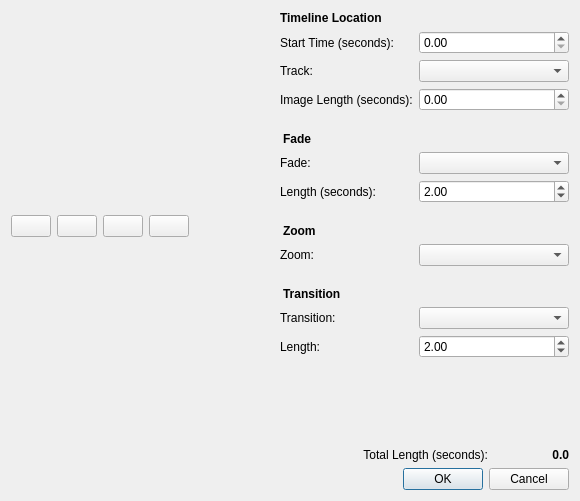
<?xml version="1.0" encoding="UTF-8"?>
<ui version="4.0">
 <class>Dialog</class>
 <widget class="QDialog" name="Dialog">
  <property name="geometry">
   <rect>
    <x>0</x>
    <y>0</y>
    <width>580</width>
    <height>501</height>
   </rect>
  </property>
  <property name="windowTitle">
   <string>Add To Timeline</string>
  </property>
  <property name="windowIcon">
   <iconset>
    <normaloff>../../images/openshot.png</normaloff>../../images/openshot.png</iconset>
  </property>
  <property name="locale">
   <locale language="English" country="UnitedStates"/>
  </property>
  <layout class="QHBoxLayout" name="horizontalLayout">
   <item>
    <layout class="QVBoxLayout" name="vbox_parent">
     <item>
      <layout class="QVBoxLayout" name="verticalLayout">
       <item>
        <layout class="QHBoxLayout" name="horizontalLayout_2">
         <item>
          <layout class="QVBoxLayout" name="vboxTreeParent">
           <item>
            <layout class="QHBoxLayout" name="horizontalLayout_6">
             <item>
              <widget class="QPushButton" name="btnMoveUp">
               <property name="toolTip">
                <string>Move Up</string>
               </property>
               <property name="text">
                <string/>
               </property>
               <property name="icon">
                <iconset theme="go-up">
                 <normaloff/>
                </iconset>
               </property>
              </widget>
             </item>
             <item>
              <widget class="QPushButton" name="btnMoveDown">
               <property name="toolTip">
                <string>Move Down</string>
               </property>
               <property name="text">
                <string/>
               </property>
               <property name="icon">
                <iconset theme="go-down">
                 <normaloff/>
                </iconset>
               </property>
              </widget>
             </item>
             <item>
              <widget class="QPushButton" name="btnShuffle">
               <property name="toolTip">
                <string>Shuffle</string>
               </property>
               <property name="text">
                <string/>
               </property>
               <property name="icon">
                <iconset theme="view-refresh">
                 <normaloff/>
                </iconset>
               </property>
              </widget>
             </item>
             <item>
              <widget class="QPushButton" name="btnRemove">
               <property name="toolTip">
                <string>Remove</string>
               </property>
               <property name="text">
                <string/>
               </property>
               <property name="icon">
                <iconset theme="list-remove">
                 <normaloff/>
                </iconset>
               </property>
              </widget>
             </item>
             <item>
              <spacer name="horizontalSpacer">
               <property name="orientation">
                <enum>Qt::Horizontal</enum>
               </property>
               <property name="sizeHint" stdset="0">
                <size>
                 <width>40</width>
                 <height>20</height>
                </size>
               </property>
              </spacer>
             </item>
            </layout>
           </item>
          </layout>
         </item>
         <item>
          <layout class="QVBoxLayout" name="vbox_properties">
           <item>
            <widget class="QLabel" name="lblTimelineLocation">
             <property name="styleSheet">
              <string notr="true">font-weight: bold</string>
             </property>
             <property name="text">
              <string>Timeline Location</string>
             </property>
             <property name="margin">
              <number>0</number>
             </property>
            </widget>
           </item>
           <item>
            <layout class="QHBoxLayout" name="horizontalLayout_4">
             <item>
              <widget class="QLabel" name="lblStartTime">
               <property name="minimumSize">
                <size>
                 <width>100</width>
                 <height>0</height>
                </size>
               </property>
               <property name="styleSheet">
                <string notr="true"/>
               </property>
               <property name="text">
                <string>Start Time (seconds):</string>
               </property>
              </widget>
             </item>
             <item>
              <widget class="QDoubleSpinBox" name="txtStartTime">
               <property name="sizePolicy">
                <sizepolicy hsizetype="Preferred" vsizetype="Fixed">
                 <horstretch>0</horstretch>
                 <verstretch>0</verstretch>
                </sizepolicy>
               </property>
               <property name="minimumSize">
                <size>
                 <width>150</width>
                 <height>0</height>
                </size>
               </property>
               <property name="maximum">
                <double>999999999.000000000000000</double>
               </property>
              </widget>
             </item>
            </layout>
           </item>
           <item>
            <layout class="QHBoxLayout" name="horizontalLayout_3">
             <item>
              <widget class="QLabel" name="lblTrack">
               <property name="minimumSize">
                <size>
                 <width>100</width>
                 <height>0</height>
                </size>
               </property>
               <property name="styleSheet">
                <string notr="true"/>
               </property>
               <property name="text">
                <string>Track:</string>
               </property>
              </widget>
             </item>
             <item>
              <widget class="QComboBox" name="cmbTrack">
               <property name="minimumSize">
                <size>
                 <width>150</width>
                 <height>0</height>
                </size>
               </property>
              </widget>
             </item>
            </layout>
           </item>
           <item>
            <layout class="QHBoxLayout" name="horizontalLayout_11">
             <property name="topMargin">
              <number>0</number>
             </property>
             <item>
              <widget class="QLabel" name="label_3">
               <property name="minimumSize">
                <size>
                 <width>100</width>
                 <height>0</height>
                </size>
               </property>
               <property name="text">
                <string>Image Length (seconds):</string>
               </property>
              </widget>
             </item>
             <item>
              <widget class="QDoubleSpinBox" name="txtImageLength">
               <property name="sizePolicy">
                <sizepolicy hsizetype="Preferred" vsizetype="Fixed">
                 <horstretch>0</horstretch>
                 <verstretch>0</verstretch>
                </sizepolicy>
               </property>
               <property name="minimumSize">
                <size>
                 <width>150</width>
                 <height>0</height>
                </size>
               </property>
               <property name="maximum">
                <double>999999999.000000000000000</double>
               </property>
              </widget>
             </item>
            </layout>
           </item>
           <item>
            <widget class="QLabel" name="lblFade">
             <property name="styleSheet">
              <string notr="true">font-weight: bold; margin-top: 15px;</string>
             </property>
             <property name="text">
              <string>Fade</string>
             </property>
             <property name="margin">
              <number>0</number>
             </property>
            </widget>
           </item>
           <item>
            <layout class="QHBoxLayout" name="horizontalLayout_5">
             <item>
              <widget class="QLabel" name="lblFade1">
               <property name="styleSheet">
                <string notr="true"/>
               </property>
               <property name="text">
                <string>Fade:</string>
               </property>
              </widget>
             </item>
             <item>
              <widget class="QComboBox" name="cmbFade">
               <property name="minimumSize">
                <size>
                 <width>150</width>
                 <height>0</height>
                </size>
               </property>
              </widget>
             </item>
            </layout>
           </item>
           <item>
            <layout class="QHBoxLayout" name="horizontalLayout_8">
             <item>
              <widget class="QLabel" name="lblFadeLength">
               <property name="styleSheet">
                <string notr="true"/>
               </property>
               <property name="text">
                <string>Length (seconds):</string>
               </property>
              </widget>
             </item>
             <item>
              <widget class="QDoubleSpinBox" name="txtFadeLength">
               <property name="minimumSize">
                <size>
                 <width>150</width>
                 <height>0</height>
                </size>
               </property>
               <property name="maximum">
                <double>999999999.000000000000000</double>
               </property>
               <property name="value">
                <double>2.000000000000000</double>
               </property>
              </widget>
             </item>
            </layout>
           </item>
           <item>
            <widget class="QLabel" name="label">
             <property name="styleSheet">
              <string notr="true">font-weight: bold; margin-top: 15px;</string>
             </property>
             <property name="text">
              <string>Zoom</string>
             </property>
            </widget>
           </item>
           <item>
            <layout class="QHBoxLayout" name="horizontalLayout_7">
             <property name="topMargin">
              <number>0</number>
             </property>
             <item>
              <widget class="QLabel" name="label_2">
               <property name="text">
                <string>Zoom:</string>
               </property>
              </widget>
             </item>
             <item>
              <widget class="QComboBox" name="cmbZoom">
               <property name="minimumSize">
                <size>
                 <width>150</width>
                 <height>0</height>
                </size>
               </property>
              </widget>
             </item>
            </layout>
           </item>
           <item>
            <widget class="QLabel" name="lblTransition">
             <property name="styleSheet">
              <string notr="true">font-weight: bold; margin-top: 15px;</string>
             </property>
             <property name="text">
              <string>Transition</string>
             </property>
             <property name="margin">
              <number>0</number>
             </property>
            </widget>
           </item>
           <item>
            <layout class="QHBoxLayout" name="horizontalLayout_9">
             <item>
              <widget class="QLabel" name="lblTransition1">
               <property name="styleSheet">
                <string notr="true"/>
               </property>
               <property name="text">
                <string>Transition:</string>
               </property>
              </widget>
             </item>
             <item>
              <widget class="QComboBox" name="cmbTransition">
               <property name="minimumSize">
                <size>
                 <width>150</width>
                 <height>0</height>
                </size>
               </property>
               <property name="maximumSize">
                <size>
                 <width>150</width>
                 <height>16777215</height>
                </size>
               </property>
              </widget>
             </item>
            </layout>
           </item>
           <item>
            <layout class="QHBoxLayout" name="horizontalLayout_10">
             <item>
              <widget class="QLabel" name="lblTransitionLength">
               <property name="styleSheet">
                <string notr="true"/>
               </property>
               <property name="text">
                <string>Length:</string>
               </property>
              </widget>
             </item>
             <item>
              <widget class="QDoubleSpinBox" name="txtTransitionLength">
               <property name="minimumSize">
                <size>
                 <width>150</width>
                 <height>0</height>
                </size>
               </property>
               <property name="maximum">
                <double>999999999.000000000000000</double>
               </property>
               <property name="value">
                <double>2.000000000000000</double>
               </property>
              </widget>
             </item>
            </layout>
           </item>
           <item>
            <spacer name="verticalSpacer">
             <property name="orientation">
              <enum>Qt::Vertical</enum>
             </property>
             <property name="sizeHint" stdset="0">
              <size>
               <width>20</width>
               <height>40</height>
              </size>
             </property>
            </spacer>
           </item>
          </layout>
         </item>
        </layout>
       </item>
      </layout>
     </item>
     <item>
      <layout class="QHBoxLayout" name="horizontalLayout_12">
       <property name="topMargin">
        <number>0</number>
       </property>
       <item>
        <widget class="QLabel" name="lblTotalLength">
         <property name="sizePolicy">
          <sizepolicy hsizetype="Expanding" vsizetype="Preferred">
           <horstretch>0</horstretch>
           <verstretch>0</verstretch>
          </sizepolicy>
         </property>
         <property name="text">
          <string>Total Length (seconds):</string>
         </property>
         <property name="alignment">
          <set>Qt::AlignRight|Qt::AlignTrailing|Qt::AlignVCenter</set>
         </property>
        </widget>
       </item>
       <item>
        <widget class="QLabel" name="lblTotalLengthValue">
         <property name="sizePolicy">
          <sizepolicy hsizetype="Preferred" vsizetype="Preferred">
           <horstretch>0</horstretch>
           <verstretch>0</verstretch>
          </sizepolicy>
         </property>
         <property name="minimumSize">
          <size>
           <width>75</width>
           <height>0</height>
          </size>
         </property>
         <property name="styleSheet">
          <string notr="true">font-weight:bold;</string>
         </property>
         <property name="text">
          <string>0.0</string>
         </property>
         <property name="alignment">
          <set>Qt::AlignRight|Qt::AlignTrailing|Qt::AlignVCenter</set>
         </property>
        </widget>
       </item>
      </layout>
     </item>
     <item>
      <widget class="QDialogButtonBox" name="btnBox">
       <property name="standardButtons">
        <set>QDialogButtonBox::Cancel|QDialogButtonBox::Ok</set>
       </property>
       <property name="centerButtons">
        <bool>false</bool>
       </property>
      </widget>
     </item>
    </layout>
   </item>
  </layout>
 </widget>
 <resources>
  <include location="../../images/openshot.qrc"/>
 </resources>
 <connections/>
</ui>
